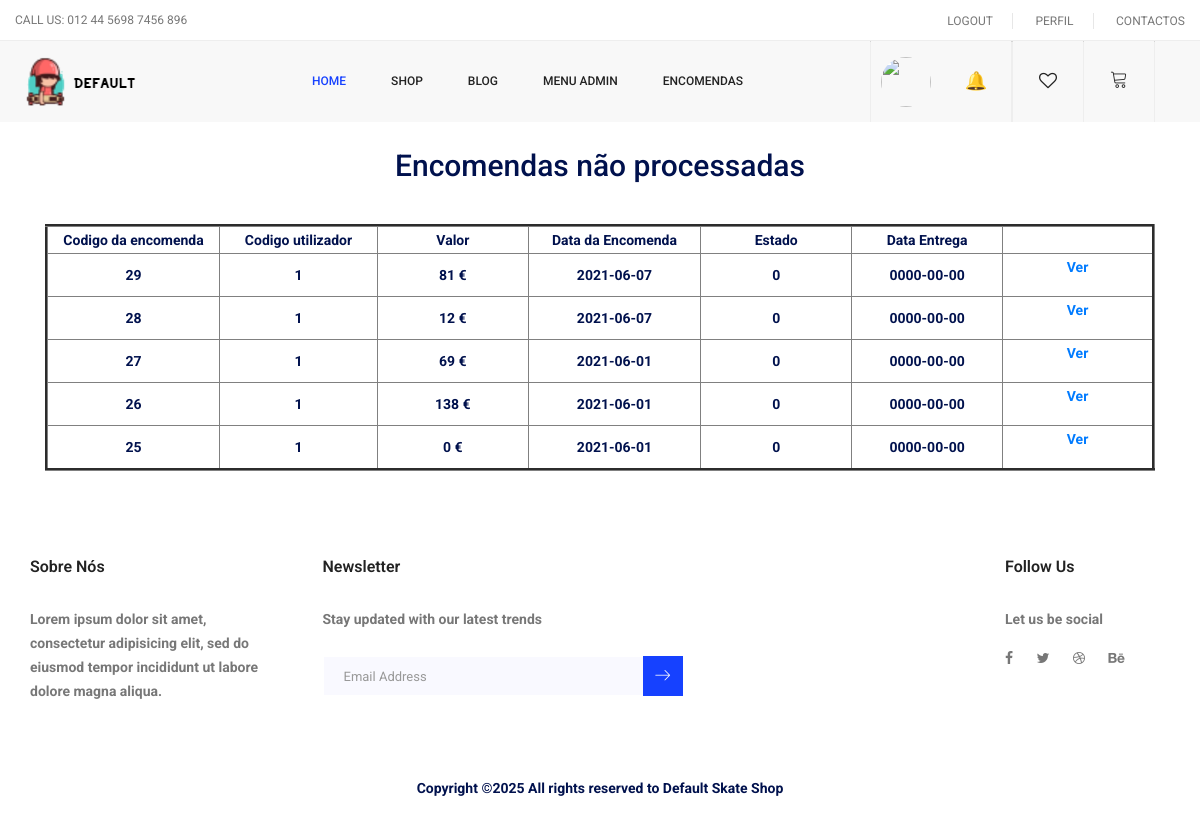
/pap/index.php?pagina=encomendanaoprocessada (signed in), run on the app's committed database.
### tables this page shows
CREATE TABLE `encomenda` (
  `cod_encomenda` int(11) NOT NULL,
  `cod_cliente` int(11) NOT NULL,
  `estado` int(11) NOT NULL,
  `data_encomenda` date NOT NULL,
  `data_processamento` date NOT NULL,
  `data_conclusão` date NOT NULL,
  `total` int(11) NOT NULL,
  `observacao` varchar(255) NOT NULL,
  `valor` int(11) NOT NULL
);

### pap/encomendanaoprocessada.php (the view, shortened to what this page needs)
<?php
$sqlstm="select * from encomenda where estado=0 order by cod_encomenda desc";
$result=mysqli_query($ligax,$sqlstm);
?>
  <br>
  <br>
 <div class="b" id="contact-section">
      <div class="container">
        <div class="b" id="contact-section">
          <div class="container">
          <div class="row mb-5">
          <div class="col-12 text-center">
          <h2 class="section-title mb-3">  Encomendas não processadas</p></h2>
          </div>
        </div>
          <h2 align="center">  Encomendas não processadas</p></h2>
  <table id="table" class="" border="3">
  <tr align="center" class="b">
    <td width="5%" >Codigo da encomenda</td>
    <td width="5%" >Codigo utilizador</td>
    <td width="5%" >Valor</td>
    <td width="5%" >Data da Encomenda</td>
    <td width="5%" >Estado</td>
    <td width="5%" >Data Entrega</td>
    <td width="5%" ></td>
  </tr>
  <br>
  <?php
      while($registo = mysqli_fetch_assoc($result)){
      $num=$registo['cod_encomenda'];
      $cod=$registo['cod_cliente'];
      $valor=round($registo['total'],2);
      $data_encomenda=$registo['data_encomenda'];
      $estado=$registo['estado'];
      $data_entrega=$registo['data_conclusão'];
      $observacao=$registo['observacao'];?>
        <tr align="center">
        <td> <?php echo $num; ?> </td>
        <td> <?php echo $cod; ?> </td>
        <td> <?php echo $valor;  ?> € </td>
        <td> <?php echo $data_encomenda; ?> </td>
        <td> <?php echo $estado; ?> </td>
        <td> <?php echo $data_entrega; ?> </td>
        <td> <a href="ver_processar.php?num=<?php echo $num?>"> Ver </p></a></td>
        </tr>
    <?php }?>
  </table>
  <br>
</div>
</div>
</div>

### pap/index.php (style rules this page uses)
.b { font-weight: bold; color:#00114d; }

### data on the page
encomenda: cod_encomenda "29", cod_cliente "1", total "81", data_encomenda "2021-06-07", estado "0", data_conclusão "0000-00-00"
encomenda: cod_encomenda "28", cod_cliente "1", total "12", data_encomenda "2021-06-07", estado "0", data_conclusão "0000-00-00"
encomenda: cod_encomenda "27", cod_cliente "1", total "69", data_encomenda "2021-06-01", estado "0", data_conclusão "0000-00-00"
encomenda: cod_encomenda "26", cod_cliente "1", total "138", data_encomenda "2021-06-01", estado "0", data_conclusão "0000-00-00"
encomenda: cod_encomenda "25", cod_cliente "1", total "0", data_encomenda "2021-06-01", estado "0", data_conclusão "0000-00-00"
